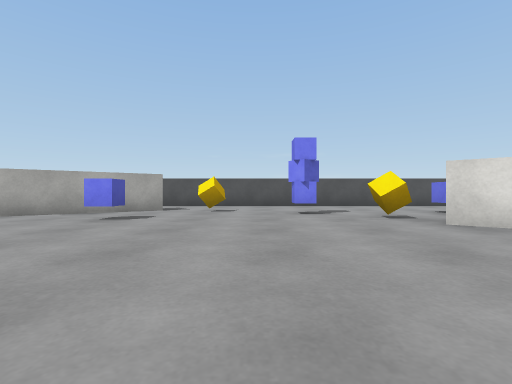
[1] (above)

16 first-person views from a walk through a 3-D level made in the Unity game engine. The camera is 0.51 m above the floor, looks level and sees 85° across. The floor is counted in squares, 1 m on a side. Each view is taken from the middle of a square. On the plan, view 1 faces up. The plan holds only what a view shows up to about 9 squares ahead; the rest is blank. The player is left out. Surface patterns are stand-ins for the level's own textures.

[2]
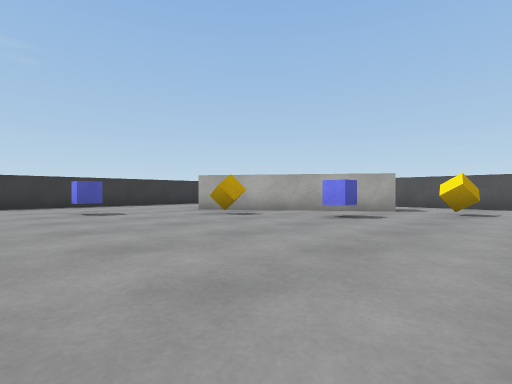

[3]
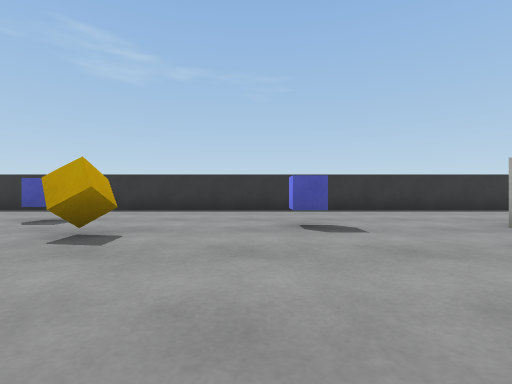

[4]
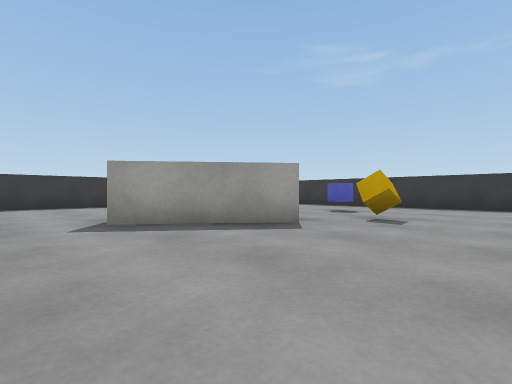

[5]
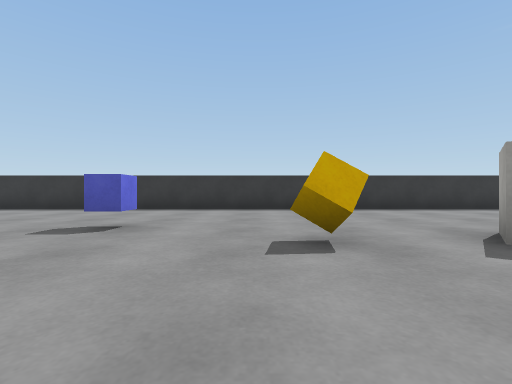

[6]
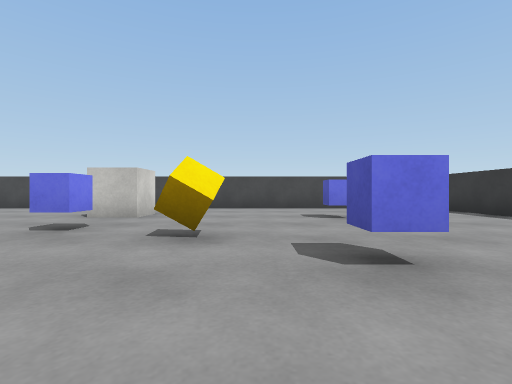

[7]
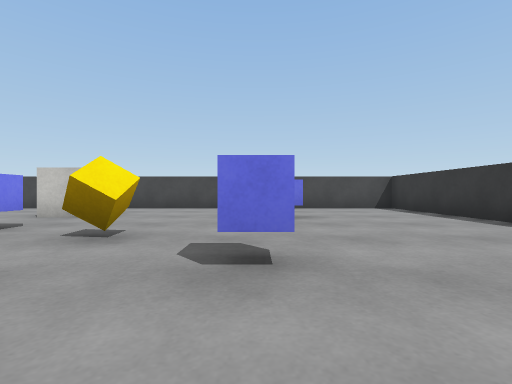

[8]
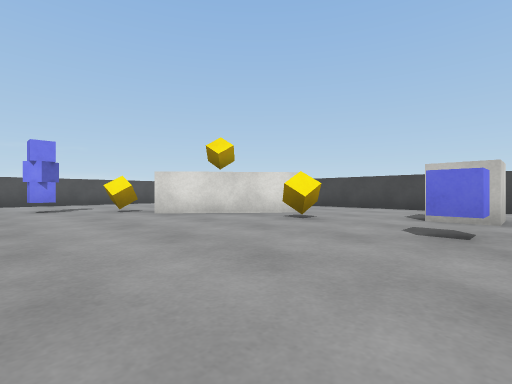

[9]
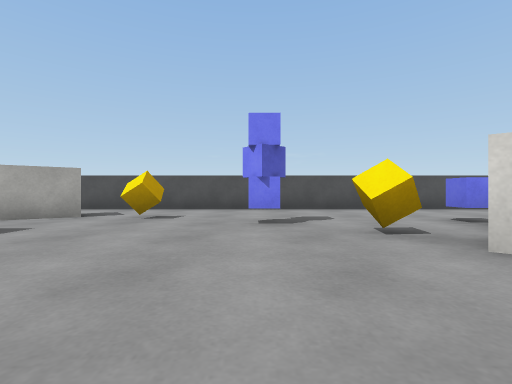

[10]
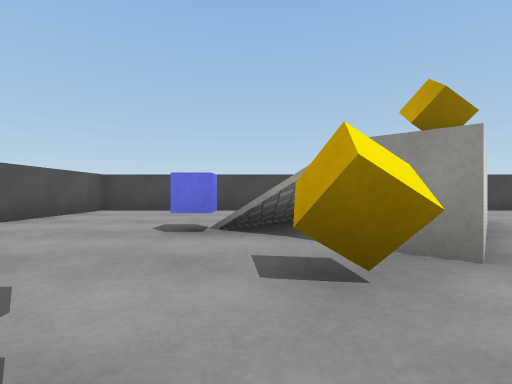

[11]
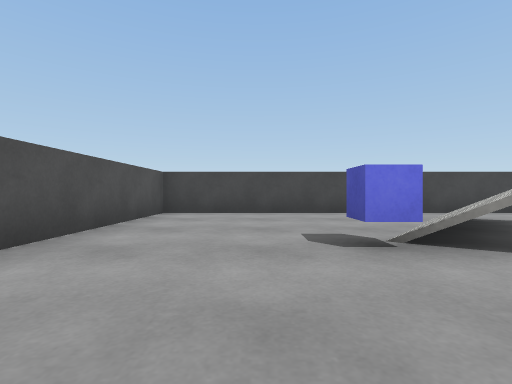

[12]
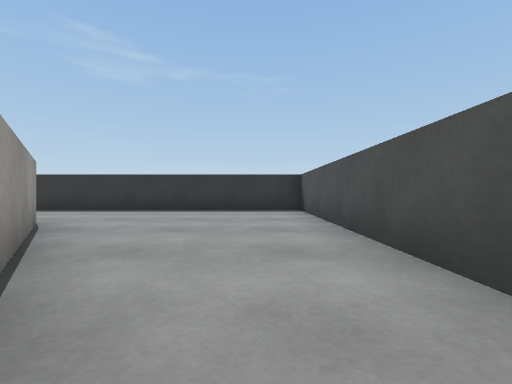

[13]
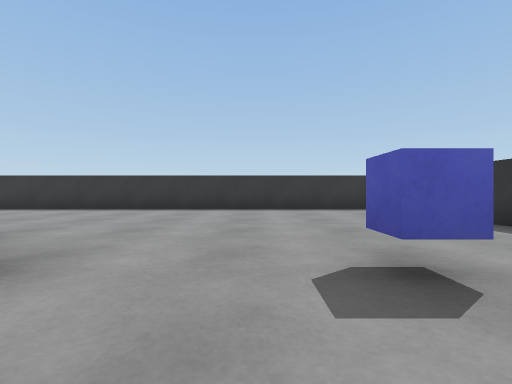

[14]
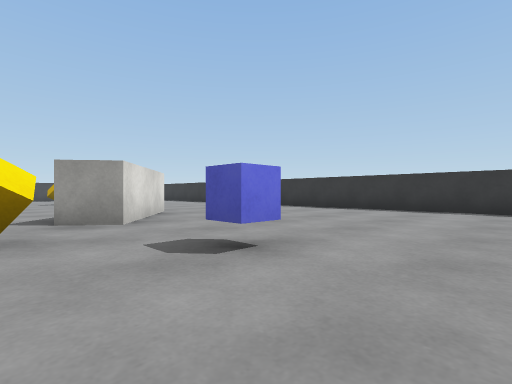

[15]
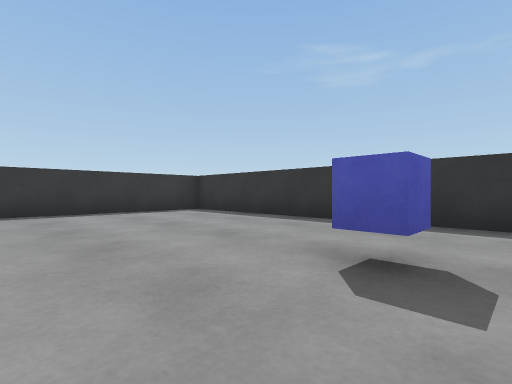

[16]
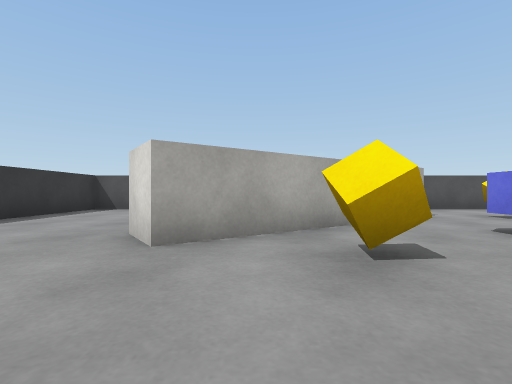

### Floor plan
Key: @ floor where view 1 was taken; # wall or solid block; . main floor; : floor 1 m higher than the main floor; / step, stairs or slope; C cube; B blue cube.
Columns run from 11 left of view 1 to 9 right of it. Each row starts with its distance up from view 1.
 10 #####################
  9 #...................#
  8 #......##...........#
  7 #.....##..C.B...B...#
  6 #...###........///..#
  5 #...##..B.....C////.#
  4 #.....C.......#: //.#
  3 #...............: ..#
  2 #...B............#..#
  1 #...............C...#
  0 #..........@........#
 -1 #....C.........B.C..#
 -2 #.....#.............#
 -3 #..B..###.....C.....#
 -4 #......##.C.........#
 -5 #............B......#
 -6 #................B..#
 -7 #...................#
 -8 #...................#
 -9 #...................#
-10 #####################

Positions as (right, up) in squares from view 1, and headings:
1: (0, 0), facing up
2: (0, 0), facing up-left
3: (-3, 1), facing left
4: (-1, 1), facing down-left
5: (0, -1), facing down
6: (0, -4), facing right
7: (0, -5), facing right
8: (0, -2), facing up-right
9: (1, 2), facing up
10: (1, 6), facing right
11: (2, 8), facing right
12: (-3, 9), facing left
13: (-7, -1), facing down
14: (-10, -1), facing down-right
15: (-6, -2), facing down-left
16: (-6, 2), facing up
